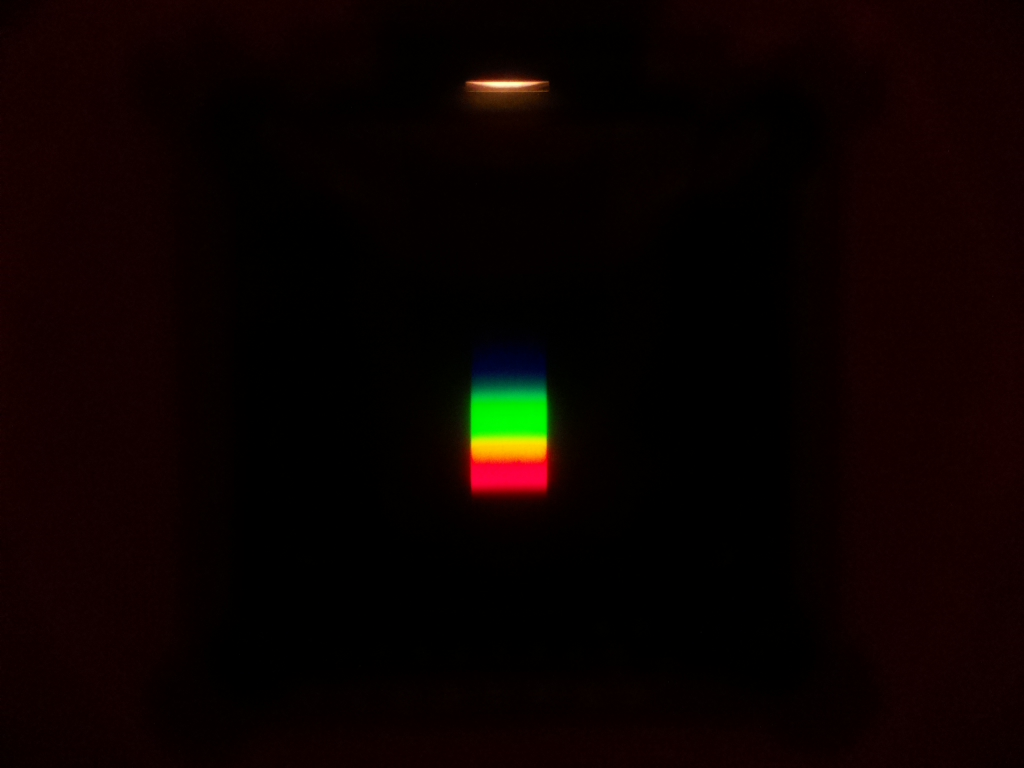
#> input picture yellow_tungsten.jpg, 1024 x 768 px
$ python lab-data-pr.py
#> lines starting #> are read from the running program, lines starting #| are printed output that depends on the picture
### lightFunction.py
import numpy as np
import matplotlib.pyplot as plt
import imageio.v2 as imageio
from cycler import cycler

def readIntensity(photoName, plotName, lamp, surface):
#> called with photoName = 'yellow_tungsten.jpg', plotName = 'Wwhite_processed.jpg', lamp = 'Лампа дневного света', surface = 'белый лист'
    photo = imageio.imread(photoName)
#> photo is the input picture: shape (768, 1024, 3); mean R, G, B 11.4, 2.3, 0.7
    background = photo[320:500, 450:560, 0:3].swapaxes(0, 1)
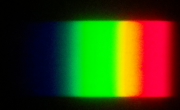
#> background: shape (110, 180, 3); mean R, G, B 61.3, 67.2, 15.9

    cut = photo[320:500, 350:600, 0:3].swapaxes(0, 1)
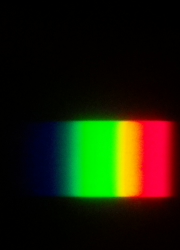
#> cut: shape (250, 180, 3); mean R, G, B 28.9, 30.3, 7
    rgb = np.mean(cut, axis=(0))
#> rgb = 180 rows, first 8: [0.62, 0.528, 0.032], [0.596, 0.496, 0.028], [0.672, 0.516, 0.128], [0.648, 0.492, 0.128], [0.68, 0.512, 0.224], [0.708, 0.54, 0.26], [0.66, 0.532, 0.252], [0.7, 0.588, 0.3]
    luma = 0.2989 * rgb[:, 0] + 0.5866 * rgb[:, 1] + 0.1144 * rgb[:, 2]
#> luma = 180 values, max 68.31 at index 122, min 0.472 at index 1, mean 27.22

    plt.rc('axes', prop_cycle=(cycler('color', ['r', 'g', 'b'])))

    plt.figure(figsize=(10, 5), dpi=200)

    plt.title('Интенсивность отражённого излучения\n' + '{} / {}'.format(lamp, surface))
    plt.xlabel('Относительный номер пикселя')
    plt.ylabel('Яркость')

    plt.plot(rgb, label=['r', 'g', 'b'])
    plt.plot(luma, 'w', label='I')
    plt.legend()

    plt.imshow(background, origin='lower')


    plt.savefig(plotName)
    plt.show()

    return luma


readIntensity("yellow_tungsten.jpg", "Wwhite_processed.jpg", "Лампа дневного света", "белый лист")

### lab-data-pr.py
import lightFunction  as j
import matplotlib.pyplot as pyplot
# [4 lines of commented-out code are left out]
lumaW = j.readIntensity("white_mercury.jpg", "Wwhite_processed.jpg", "Лампа накаливания", "белый лист")
#> call 2 of readIntensity, with photoName = 'white_mercury.jpg', plotName = 'Wwhite_processed.jpg', lamp = 'Лампа накаливания', surface = 'белый лист'
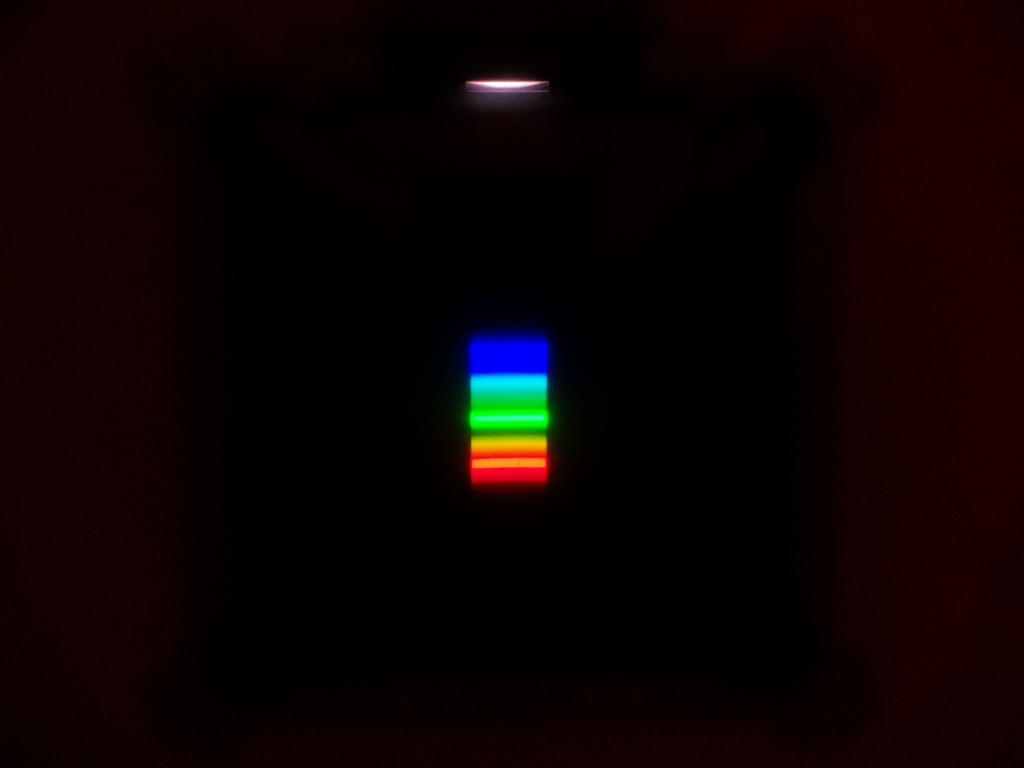
#> input picture white_mercury.jpg, 1024 x 768 px
#> in readIntensity, photo is the input picture: shape (768, 1024, 3); mean R, G, B 12, 2.5, 2.4
#> in readIntensity (call 2), `background = photo[320:500, 450:560, 0:3].swapaxes(0, 1)`:
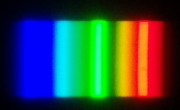
#> background: shape (110, 180, 3); mean R, G, B 49.9, 72.5, 70.8
#> in readIntensity (call 2), `cut = photo[320:500, 350:600, 0:3].swapaxes(0, 1)`:
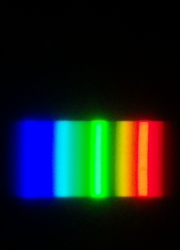
#> cut: shape (250, 180, 3); mean R, G, B 22.8, 33, 32.1
#> in readIntensity (call 2), `rgb = np.mean(cut, axis=(0))`: rgb = 180 rows, first 8: [0.212, 0.732, 7.04], [0.216, 0.74, 7.36], [0.196, 0.716, 8], [0.264, 0.748, 8.64], [0.224, 0.832, 9.81], [0.292, 0.784, 11.22], [0.228, 0.86, 12.82], [0.228, 0.768, 14.9]
#> in readIntensity (call 2), `luma = 0.2989 * rgb[:, 0] + 0.5866 * rgb[:, 1] + 0.1144 * rgb[:, 2]`: luma = 180 values, max 62.39 at index 98, min 1.3 at index 0, mean 29.85
#> in readIntensity (call 2), `plt.savefig(plotName)`:
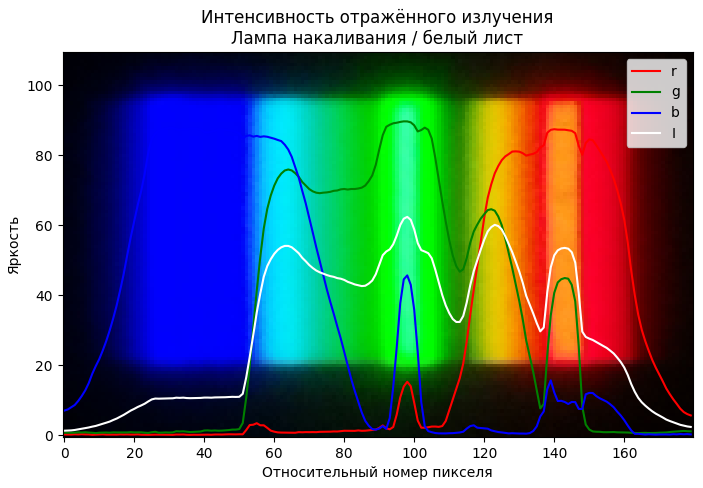
#> figure drawn by matplotlib, 1 panel
#> lumaW has the same summary as luma in readIntensity

xs = [i for i in range(800, 800-len(lumaW)*2, -2)]
#> xs = 180 values, max 800 at index 0, min 442 at index 179, mean 621
figure, ax = pyplot.subplots()
# ax.plot(xs, lumaG, color='g')
# pyplot.plot(xs, lumaR, color="r")
# pyplot.plot(xs, lumaB, color="b")
pyplot.plot(xs, lumaW, color="b")
# pyplot.plot(xs, lumaY, color="y")
pyplot.title("Калибровка")
pyplot.show()
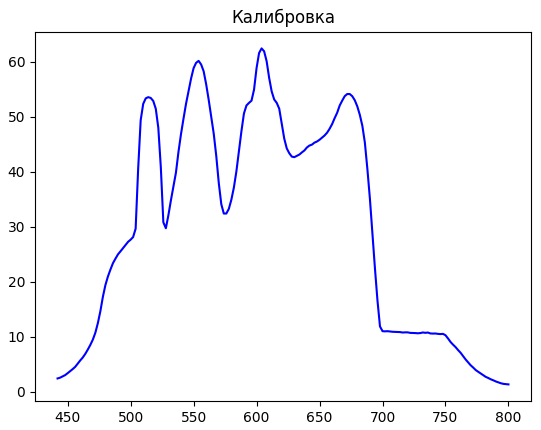
#> figure drawn by matplotlib, 1 panel
